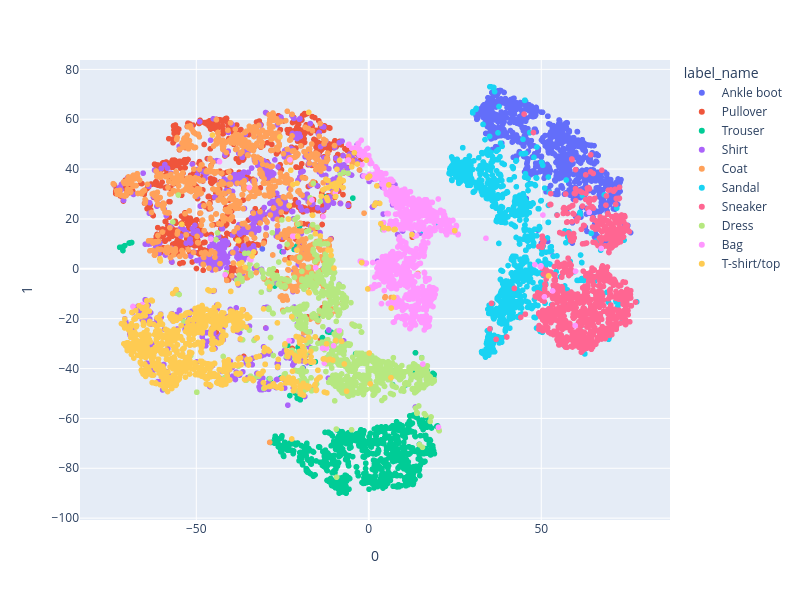

Notebook cell for this chart:
### Markdown cell above
### TSNE

### Code cell
np.random.seed(0)
torch.manual_seed(10)

mu_embedded = TSNE(n_components=2, init="pca", learning_rate="auto").fit_transform(log_var_vec)

df_vae = pd.DataFrame(mu_embedded)
df_vae['label'] = labels.long()
df_vae['label_name'] = df_vae.label.apply(lambda l: poss_labels[l])


px.scatter(df_vae, x=0, y=1, color="label_name", width=800, height=600)

### Figure 1 — Plotly figure (JSON) as saved in the notebook; plotly's stock layout.template omitted (floating-point values rounded to 4 significant figures; data arrays with more than 128 entries replaced by an {"elided": "..."} marker saying what was removed)
{"data": [{"hovertemplate": "label_name=Ankle boot<br>0=%{x}<br>1=%{y}<extra></extra>", "legendgroup": "Ankle boot", "marker": {"color": "#636efa", "symbol": "circle"}, "mode": "markers", "name": "Ankle boot", "showlegend": true, "type": "scattergl", "x": {"elided": "1000 float values"}, "xaxis": "x", "y": {"elided": "1000 float values"}, "yaxis": "y"}, {"hovertemplate": "label_name=Pullover<br>0=%{x}<br>1=%{y}<extra></extra>", "legendgroup": "Pullover", "marker": {"color": "#EF553B", "symbol": "circle"}, "mode": "markers", "name": "Pullover", "showlegend": true, "type": "scattergl", "x": {"elided": "1000 float values"}, "xaxis": "x", "y": {"elided": "1000 float values"}, "yaxis": "y"}, {"hovertemplate": "label_name=Trouser<br>0=%{x}<br>1=%{y}<extra></extra>", "legendgroup": "Trouser", "marker": {"color": "#00cc96", "symbol": "circle"}, "mode": "markers", "name": "Trouser", "showlegend": true, "type": "scattergl", "x": {"elided": "1000 float values"}, "xaxis": "x", "y": {"elided": "1000 float values"}, "yaxis": "y"}, {"hovertemplate": "label_name=Shirt<br>0=%{x}<br>1=%{y}<extra></extra>", "legendgroup": "Shirt", "marker": {"color": "#ab63fa", "symbol": "circle"}, "mode": "markers", "name": "Shirt", "showlegend": true, "type": "scattergl", "x": {"elided": "1000 float values"}, "xaxis": "x", "y": {"elided": "1000 float values"}, "yaxis": "y"}, {"hovertemplate": "label_name=Coat<br>0=%{x}<br>1=%{y}<extra></extra>", "legendgroup": "Coat", "marker": {"color": "#FFA15A", "symbol": "circle"}, "mode": "markers", "name": "Coat", "showlegend": true, "type": "scattergl", "x": {"elided": "1000 float values"}, "xaxis": "x", "y": {"elided": "1000 float values"}, "yaxis": "y"}, {"hovertemplate": "label_name=Sandal<br>0=%{x}<br>1=%{y}<extra></extra>", "legendgroup": "Sandal", "marker": {"color": "#19d3f3", "symbol": "circle"}, "mode": "markers", "name": "Sandal", "showlegend": true, "type": "scattergl", "x": {"elided": "1000 float values"}, "xaxis": "x", "y": {"elided": "1000 float values"}, "yaxis": "y"}, {"hovertemplate": "label_name=Sneaker<br>0=%{x}<br>1=%{y}<extra></extra>", "legendgroup": "Sneaker", "marker": {"color": "#FF6692", "symbol": "circle"}, "mode": "markers", "name": "Sneaker", "showlegend": true, "type": "scattergl", "x": {"elided": "1000 float values"}, "xaxis": "x", "y": {"elided": "1000 float values"}, "yaxis": "y"}, {"hovertemplate": "label_name=Dress<br>0=%{x}<br>1=%{y}<extra></extra>", "legendgroup": "Dress", "marker": {"color": "#B6E880", "symbol": "circle"}, "mode": "markers", "name": "Dress", "showlegend": true, "type": "scattergl", "x": {"elided": "1000 float values"}, "xaxis": "x", "y": {"elided": "1000 float values"}, "yaxis": "y"}, {"hovertemplate": "label_name=Bag<br>0=%{x}<br>1=%{y}<extra></extra>", "legendgroup": "Bag", "marker": {"color": "#FF97FF", "symbol": "circle"}, "mode": "markers", "name": "Bag", "showlegend": true, "type": "scattergl", "x": {"elided": "1000 float values"}, "xaxis": "x", "y": {"elided": "1000 float values"}, "yaxis": "y"}, {"hovertemplate": "label_name=T-shirt/top<br>0=%{x}<br>1=%{y}<extra></extra>", "legendgroup": "T-shirt/top", "marker": {"color": "#FECB52", "symbol": "circle"}, "mode": "markers", "name": "T-shirt/top", "showlegend": true, "type": "scattergl", "x": {"elided": "1000 float values"}, "xaxis": "x", "y": {"elided": "1000 float values"}, "yaxis": "y"}], "layout": {"height": 600, "legend": {"title": {"text": "label_name"}, "tracegroupgap": 0}, "margin": {"t": 60}, "width": 800, "xaxis": {"anchor": "y", "domain": [0, 1], "title": {"text": "0"}}, "yaxis": {"anchor": "x", "domain": [0, 1], "title": {"text": "1"}}}}
